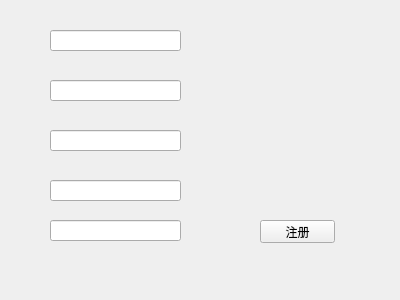
<?xml version="1.0" encoding="UTF-8"?>
<ui version="4.0">
 <class>Form</class>
 <widget class="QWidget" name="Form">
  <property name="geometry">
   <rect>
    <x>0</x>
    <y>0</y>
    <width>400</width>
    <height>300</height>
   </rect>
  </property>
  <property name="windowTitle">
   <string>Form</string>
  </property>
  <widget class="QPushButton" name="regBtn">
   <property name="geometry">
    <rect>
     <x>260</x>
     <y>220</y>
     <width>75</width>
     <height>23</height>
    </rect>
   </property>
   <property name="text">
    <string>注册</string>
   </property>
  </widget>
  <widget class="QLineEdit" name="checkCord">
   <property name="geometry">
    <rect>
     <x>50</x>
     <y>130</y>
     <width>131</width>
     <height>21</height>
    </rect>
   </property>
   <property name="text">
    <string/>
   </property>
  </widget>
  <widget class="QLineEdit" name="email">
   <property name="geometry">
    <rect>
     <x>50</x>
     <y>180</y>
     <width>131</width>
     <height>21</height>
    </rect>
   </property>
   <property name="text">
    <string/>
   </property>
  </widget>
  <widget class="QLineEdit" name="uname">
   <property name="geometry">
    <rect>
     <x>50</x>
     <y>30</y>
     <width>131</width>
     <height>21</height>
    </rect>
   </property>
   <property name="text">
    <string/>
   </property>
  </widget>
  <widget class="QLineEdit" name="phone">
   <property name="geometry">
    <rect>
     <x>50</x>
     <y>80</y>
     <width>131</width>
     <height>21</height>
    </rect>
   </property>
   <property name="text">
    <string/>
   </property>
  </widget>
  <widget class="QLineEdit" name="email_2">
   <property name="geometry">
    <rect>
     <x>50</x>
     <y>220</y>
     <width>131</width>
     <height>21</height>
    </rect>
   </property>
   <property name="text">
    <string/>
   </property>
  </widget>
 </widget>
 <resources/>
 <connections/>
</ui>
